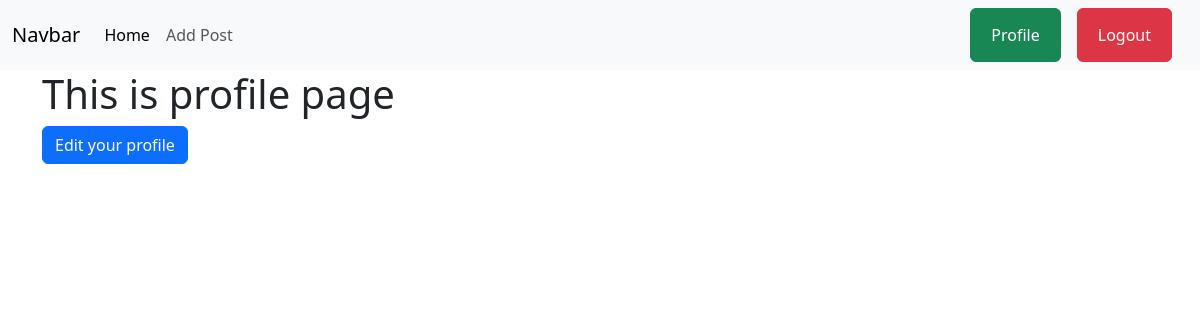
Page /author/profile/ (signed in) on the earlier database version.
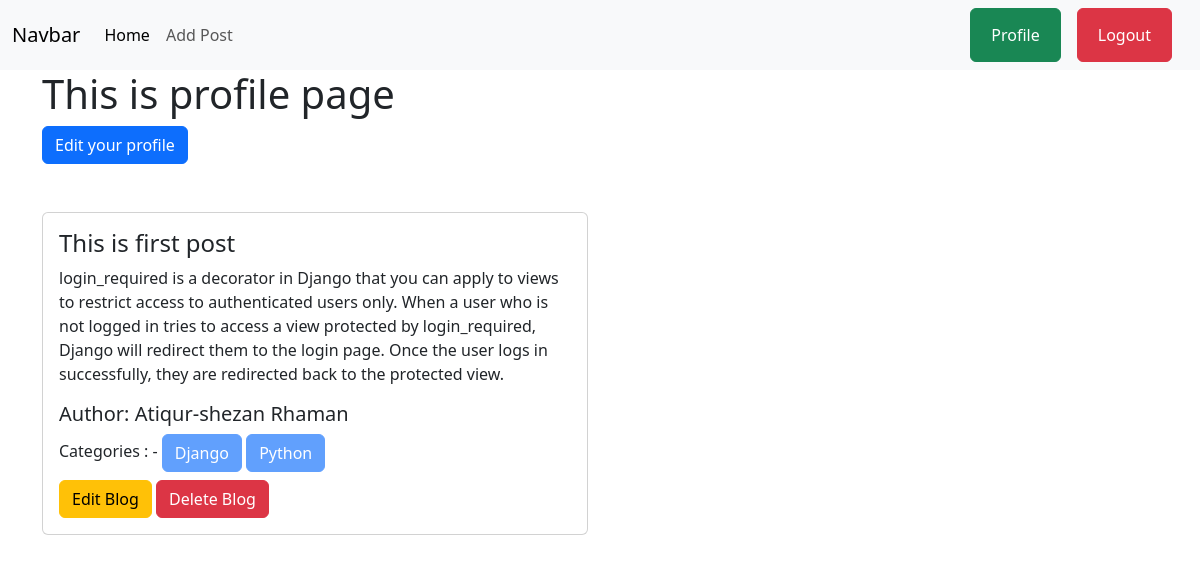
Same page on the later database version.
### posts/models.py (models this page shows, shortened)
class Post(models.Model):
    title = models.CharField(max_length=50)
    content = models.TextField()
    category = models.ManyToManyField(Category)
    author = models.ForeignKey(User, on_delete=models.CASCADE)

### categories/models.py (models this page shows, shortened)
class Category(models.Model):
    name = models.CharField(max_length=100)
    slug = models.SlugField(max_length=100, unique=True, null=True, blank=True)

### author/views.py (the view)
# urls.py: path('profile/', views.profileupdate, name='user_profile'),
@login_required
def profileupdate(request):
    data = Post.objects.filter(author = request.user)
    return render(request, 'profile.html', {'data':data})

### author/templates/profile.html (shortened to what this page needs)
{% extends "base.html" %}
{% load crispy_forms_tags %}
{% block content %}
<div class="container mb-5">
    <h1>This is profile page</h1>
    <a class="btn btn-primary" href="{% url 'edit_profile' %}">Edit your profile</a>
</div>
<div class="container">
    <div class="row">
        {% for i in data %}
            <div class="col-sm-6 mb-3 mb-sm-2">
                <div class="card">
                    <div class="card-body">
                        <h4 class="card-title">{{i.title}}</h4>
                        <p class="card-text">{{i.content}}</p>
                        <h5 class="card-title">Author: {{i.author.first_name}} {{i.author.last_name}}</h5>
                        <div class="mb-2">
                            Categories : -
                            {% for j in i.category.all %}
                            <button class="btn btn-primary" disabled>{{j.name}}</button>
                            {% endfor %}
                        </div>
                        <a href="{% url 'edit_post' i.id %}" class="btn btn-warning"> Edit Blog</a>
                        <a href="{% url 'delete_post' i.id %}" class="btn btn-danger"> Delete Blog</a>
                    </div>
                </div>
            </div>
        {% endfor %}
      </div>
</div>
{% endblock content %}

### templates/base.html (shortened to what this page needs)
<!doctype html>
<html lang="en">
  <head>
    <link href="https://cdn.jsdelivr.net/npm/bootstrap@5.3.2/dist/css/bootstrap.min.css" rel="stylesheet">
  </head>
  <body>
    <section>
        <nav class="navbar navbar-expand-lg  bg-body-tertiary">
            <div class="container-fluid">
              <a class="navbar-brand" href="#">Navbar</a>
              <div class="collapse navbar-collapse" id="navbarSupportedContent">
                <ul class="navbar-nav me-auto mb-2 mb-lg-0">
                  <li class="nav-item">
                    <a class="nav-link active" aria-current="page" href="{% url 'home' %}">Home</a>
                  </li>
                  {% if request.user.is_authenticated %}
                    <li class="nav-item">
                      <a class="nav-link" href="{% url 'add_post' %}">Add Post</a>
                    </li>
                  {% endif %}
                </ul>
                <div class="d-flex">
                  <ul class="navbar-nav me-auto mb-2 mb-lg-0">
                    {% if request.user.is_authenticated %}
                    <li class="nav-item btn btn-success ">
                      <a class="nav-link text-white" href="{% url 'user_profile' %}">Profile</a>
                    </li>
                    <li class="nav-item btn btn-danger mx-3">
                      <a class="nav-link text-white" href="{% url 'user_logout' %}">Logout</a>
                    </li>
                    {% endif %}
                  </ul>
                </div>
              </div>
            </div>
          </nav>
    </section>
    {% block content %}{% endblock content %}
  </body>
</html>

Differences in the rows shown:
added Post: title "This is first post", content "login_required is a decorator in Django that you can apply to views to restrict access to authenticated users only. When a user who is not logged in tries to access a view protected by login_required, Django will redirect them to the login page. Once the user logs in successfully, they are redirected back to the protected view.", author.first_name "Atiqur-shezan", author.last_name "Rhaman"
added Category: name "Django"
added Category: name "Python"
